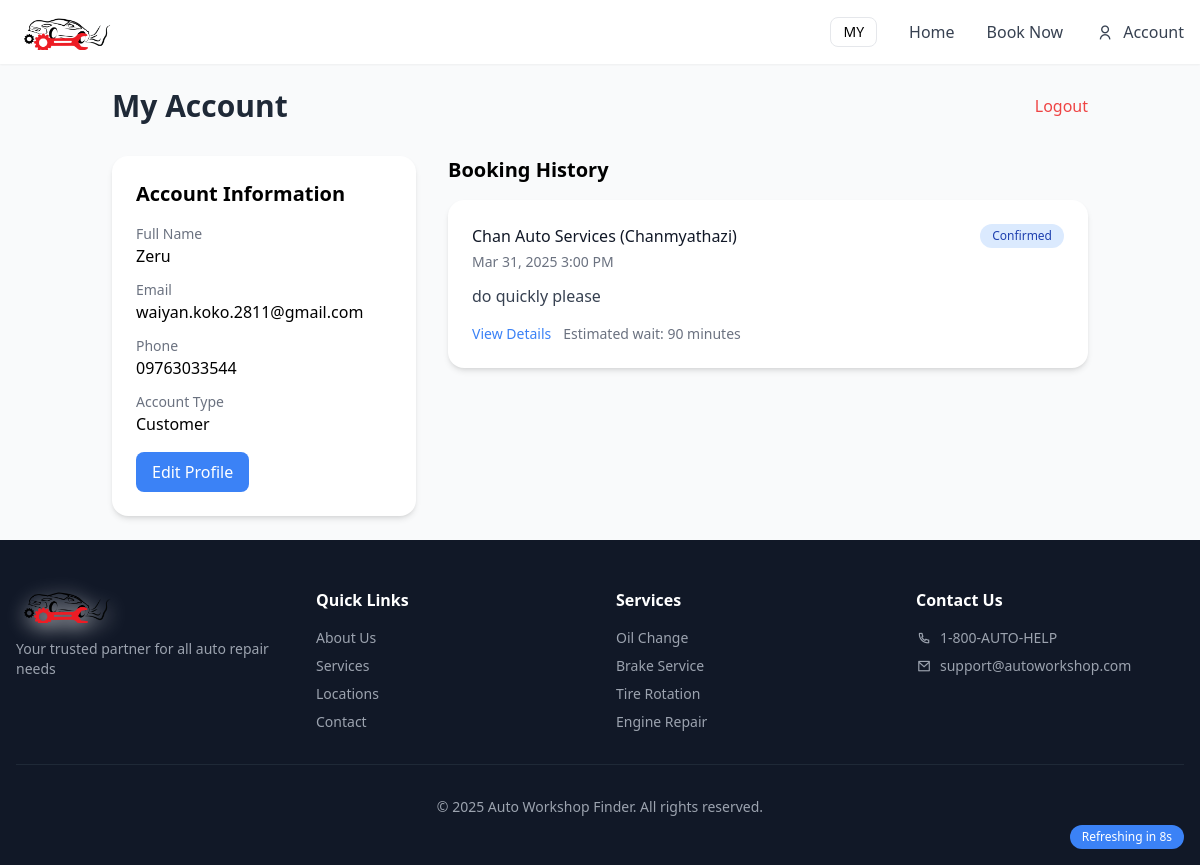
Before: /public/account.php (signed in) with the older database file.
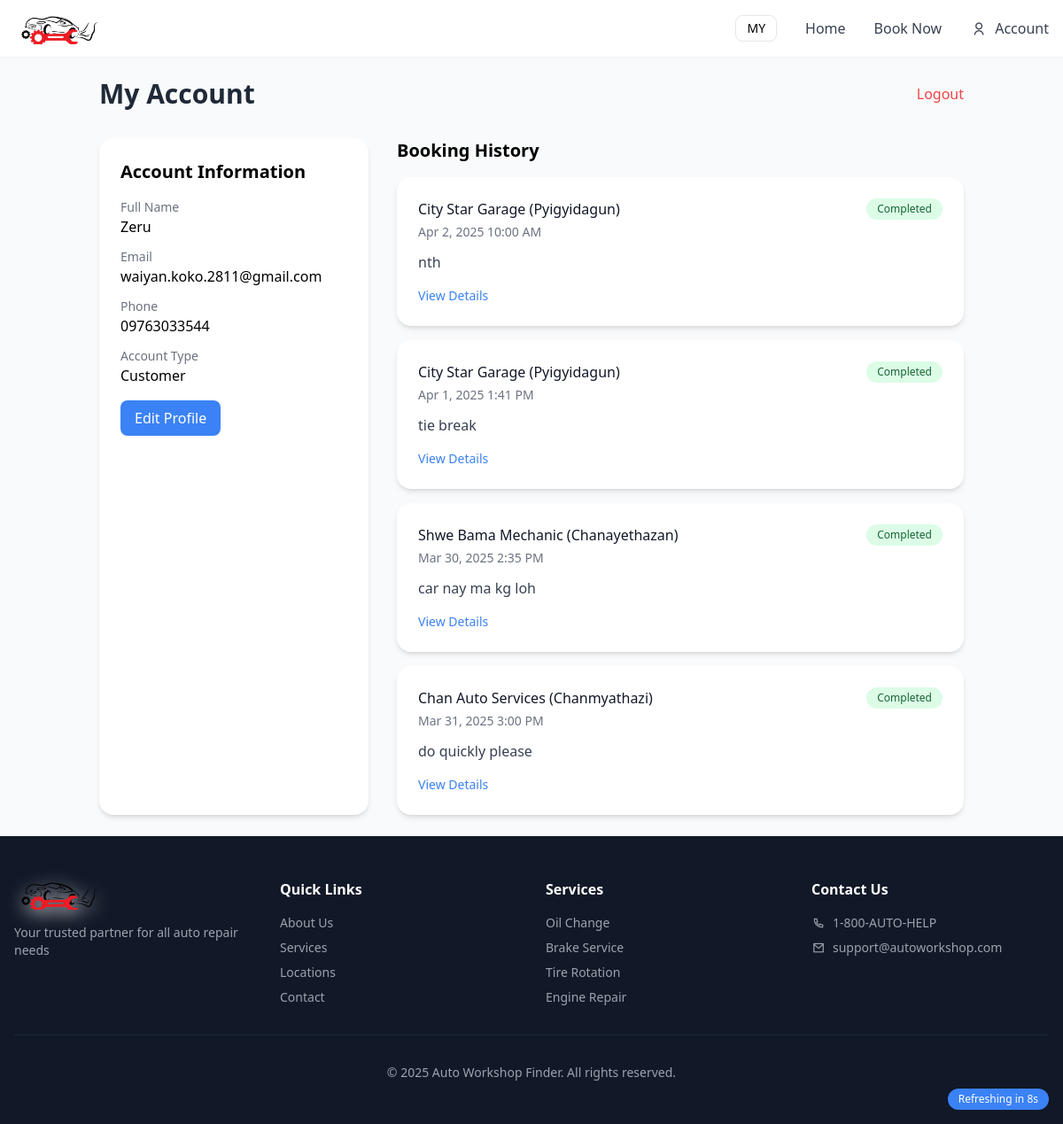
After: the same page with the newer database file.
### tables this page shows
CREATE TABLE `Users` (
  `UserID` int(11) NOT NULL,
  `FullName` varchar(100) NOT NULL,
  `Email` varchar(100) NOT NULL,
  `Password` varchar(255) NOT NULL,
  `PhoneNumber` varchar(20) DEFAULT NULL,
  `UserType` enum('customer','workshop','admin') NOT NULL,
  `CreatedAt` datetime DEFAULT current_timestamp()
);

CREATE TABLE `Booking` (
  `BookingID` int(11) NOT NULL,
  `CustomerID` int(11) DEFAULT NULL,
  `WorkshopID` int(11) DEFAULT NULL,
  `Description` text DEFAULT NULL,
  `BookingDateTime` datetime DEFAULT current_timestamp(),
  `Status` enum('Pending','Confirmed','Completed') NOT NULL DEFAULT 'Pending',
  `EstimatedWaitTime` int(11) DEFAULT NULL,
  `ConfirmationDateTime` datetime DEFAULT NULL,
  `CompletionDateTime` datetime DEFAULT NULL,
  `EstimatedPrice` decimal(10,2) DEFAULT NULL,
  `FinalPrice` decimal(10,2) DEFAULT NULL,
  `source` varchar(10) DEFAULT 'index'
);

CREATE TABLE `Workshop` (
  `WorkshopID` int(11) NOT NULL,
  `WorkshopName` varchar(100) NOT NULL,
  `Address` varchar(255) DEFAULT NULL,
  `TownshipID` int(11) DEFAULT NULL,
  `CreatedAt` datetime DEFAULT current_timestamp(),
  `UserID` int(11) NOT NULL
);

CREATE TABLE `Township` (
  `TownshipID` int(11) NOT NULL,
  `TownshipName` varchar(50) NOT NULL,
  `CreatedAt` datetime DEFAULT current_timestamp(),
  `RegionID` int(11) DEFAULT NULL
);

### public/account.php (the view, shortened to what this page needs)
<?php
include '../config/db.php';
$userId = $_SESSION['user_id'];
$userType = $_SESSION['user_type'];
$stmt = $pdo->prepare("SELECT * FROM Users WHERE UserID = ?");
$stmt->execute([$userId]);
$user = $stmt->fetch();
if ($userType === 'customer') {
    $bookingQuery = "SELECT b.*, w.WorkshopName, t.TownshipName
                   FROM Booking b
                   JOIN Workshop w ON b.WorkshopID = w.WorkshopID
                   JOIN Township t ON w.TownshipID = t.TownshipID
                   WHERE b.CustomerID = ?
                   ORDER BY b.BookingID DESC";
} else {
    $bookingQuery = "SELECT b.*, u.FullName, u.PhoneNumber
                   FROM Booking b
                   JOIN Users u ON b.CustomerID = u.UserID
                   WHERE b.WorkshopID = (SELECT WorkshopID FROM Workshop WHERE UserID = ?)
                   ORDER BY b.BookingID DESC";
}
$stmt = $pdo->prepare($bookingQuery);
$stmt->execute([$userId]);
$bookings = $stmt->fetchAll();
?>
<?php include '../includes/header.php'; ?>
<div class="container mx-auto p-6">
    <div class="flex justify-between items-center mb-8">
        <h1 class="text-3xl font-bold text-gray-800">My Account</h1>
        <a href="../auth/logout.php" class="text-red-500 hover:text-red-700">Logout</a>
    </div>
    <div class="grid grid-cols-1 md:grid-cols-3 gap-8">
        <div class="bg-white p-6 rounded-lg shadow-md">
            <h2 class="text-xl font-semibold mb-4">Account Information</h2>
            <div class="space-y-3">
                <div>
                    <p class="text-sm text-gray-500">Full Name</p>
                    <p class="font-medium"><?= htmlspecialchars($user['FullName']) ?></p>
                </div>
                <div>
                    <p class="text-sm text-gray-500">Email</p>
                    <p class="font-medium"><?= htmlspecialchars($user['Email']) ?></p>
                </div>
                <div>
                    <p class="text-sm text-gray-500">Phone</p>
                    <p class="font-medium"><?= htmlspecialchars($user['PhoneNumber']) ?></p>
                </div>
                <div>
                    <p class="text-sm text-gray-500">Account Type</p>
                    <p class="font-medium capitalize"><?= htmlspecialchars($user['UserType']) ?></p>
                </div>
            </div>
            <a href="edit_profile.php" class="mt-4 inline-block bg-blue-500 text-white px-4 py-2 rounded hover:bg-blue-600">Edit Profile</a>
        </div>
        <div class="md:col-span-2">
            <h2 class="text-xl font-semibold mb-4">Booking History</h2>
            <?php if (empty($bookings)): ?>
                <div class="bg-white p-6 rounded-lg shadow-md text-center">
                    <p class="text-gray-500">No bookings found</p>
                </div>
            <?php else: ?>
                <div class="space-y-4">
                    <?php foreach ($bookings as $booking): ?>
                    <div class="bg-white p-6 rounded-lg shadow-md">
                        <div class="flex justify-between items-start">
                            <div>
                                <h3 class="font-medium text-gray-900">
                                    <?php if ($userType === 'customer'): ?>
                                        <?= htmlspecialchars($booking['WorkshopName']) ?> (<?= htmlspecialchars($booking['TownshipName']) ?>)
                                    <?php else: ?>
                                        <?= htmlspecialchars($booking['FullName']) ?> (<?= htmlspecialchars($booking['PhoneNumber']) ?>)
                                    <?php endif; ?>
                                </h3>
                                <p class="text-sm text-gray-500 mt-1">
                                    <?= date('M j, Y g:i A', strtotime($booking['BookingDateTime'])) ?>
                                </p>
                            </div>
                            <span class="px-3 py-1 rounded-full text-xs font-medium
                                <?= $booking['Status'] === 'Pending' ? 'bg-yellow-100 text-yellow-800' :
                                   ($booking['Status'] === 'Confirmed' ? 'bg-blue-100 text-blue-800' : 'bg-green-100 text-green-800') ?>">
                                <?= htmlspecialchars($booking['Status']) ?>
                            </span>
                        </div>
                        <p class="mt-3 text-gray-700"><?= htmlspecialchars($booking['Description']) ?></p>
                        <div class="mt-4 flex items-center space-x-3">
                        <?php if ($userType === 'customer'): ?>
                                <?php
                                $statusPage = ($booking['source'] ?? 'index') === 'book'
                                    ? 'booking_status_book.php'
                                    : 'booking_status.php';
                                ?>
                                <a href="<?= $statusPage ?>?booking_id=<?= $booking['BookingID'] ?>"
                                   class="text-blue-500 hover:text-blue-700 text-sm">
                                    View Details
                                </a>
                            <?php endif; ?>
                            <?php if ($booking['Status'] === 'Confirmed' && $userType === 'customer' && $booking['EstimatedWaitTime']): ?>
                                <span class="text-sm text-gray-500">Estimated wait: <?= $booking['EstimatedWaitTime'] ?> minutes</span>
                            <?php endif; ?>
                        </div>
                    </div>
                    <?php endforeach; ?>
                </div>
            <?php endif; ?>
        </div>
    </div>
</div>
<div class="fixed bottom-4 right-4 bg-blue-500 text-white px-3 py-1 rounded-full text-xs">
        Refreshing in <span id="countdown">10</span>s
    </div>
<?php include '../includes/footer.php'; ?>

### includes/header.php (shortened to what this page needs)
<!DOCTYPE html>
<html lang="en">
<head>
    <script src="https://cdn.tailwindcss.com"></script>
    <link href="https://cdnjs.cloudflare.com/ajax/libs/remixicon/4.6.0/remixicon.min.css" rel="stylesheet" />
</head>
<body class="bg-gray-50 min-h-screen">
    <nav class="desktop-nav bg-white shadow-sm">
        <div class="max-w-7xl mx-auto px-4">
            <div class="flex justify-between h-16">
                <a href="index.php" class="flex items-center">
                    <img src="../logo.png" alt="logo" style="width:100px;height:35px;object-fit:cover;">
                </a>
                <div class="flex items-center space-x-8">
                    <button id="translateBtn" class="px-3 py-1 border rounded-button text-sm hover:bg-gray-100"
                        onclick="toggleLanguage()">
                    </button>
                    <a href="<?= ($_SESSION['user_type'] ?? '') === 'workshop' ? 'dashboard.php' : '../public/index.php' ?>"
                       class="block text-gray-700 hover:text-primary"
                       data-translate="home">
                    </a>
                    <?php if (($_SESSION['user_type'] ?? '') === 'customer'): ?>
                        <a href="book.php" class="text-gray-700 hover:text-primary" data-translate="book">Book Now</a>
                    <?php endif; ?>
                    <a href="../public/account.php" class="flex items-center space-x-2 text-gray-700 hover:text-primary">
                        <i class="ri-user-line w-5 h-5 flex items-center justify-center"></i>
                        <span data-translate="account">Account</span>
                    </a>
                </div>
            </div>
        </div>
    </nav>

### includes/footer.php (shortened to what this page needs)
<footer class="bg-gray-900 text-white py-8 md:py-12">
  <div class="max-w-7xl mx-auto px-4">
    <div class="grid grid-cols-1 md:grid-cols-4 gap-6 md:gap-8">
      <div>
        <a href="index.php" style="filter: drop-shadow(1px 4px 10px #fff);" class="flex items-center mb-4 ">
          <img src="../logo.png" alt="logo" style="width:100px;height:35px;object-fit:cover;">
        </a>
        <p class="text-xs md:text-sm text-gray-400" data-translate="footerTagline">
        </p>
      </div>
      <div>
        <h4 class="font-semibold mb-2 md:mb-4 text-sm md:text-base" data-translate="quickLinks">Quick Links</h4>
        <ul class="space-y-1 md:space-y-2 text-xs md:text-sm text-gray-400">
          <li><a href="../public/about.php" class="hover:text-white" data-translate="aboutUs">About Us</a></li>
          <li><a href="../public/services.php" class="hover:text-white" data-translate="services">Services</a></li>
          <li><a href="../public/locations.php" class="hover:text-white" data-translate="locations">Locations</a></li>
          <li><a href="../public/contact.php" class="hover:text-white" data-translate="contact">Contact</a></li>
        </ul>
      </div>
      <div>
        <h4 class="font-semibold mb-2 md:mb-4 text-sm md:text-base" data-translate="services">Services</h4>
        <ul class="space-y-1 md:space-y-2 text-xs md:text-sm text-gray-400">
          <li><a href="#" class="hover:text-white" data-translate="oilChange">Oil Change</a></li>
          <li><a href="#" class="hover:text-white" data-translate="brakeService">Brake Service</a></li>
          <li><a href="#" class="hover:text-white" data-translate="tireRotation">Tire Rotation</a></li>
          <li><a href="#" class="hover:text-white" data-translate="engineRepair">Engine Repair</a></li>
        </ul>
      </div>
      <div>
        <h4 class="font-semibold mb-2 md:mb-4 text-sm md:text-base" data-translate="contactUs">Contact Us</h4>
        <ul class="space-y-1 md:space-y-2 text-xs md:text-sm text-gray-400">
          <li class="flex items-center">
            <i class="ri-phone-line w-4 h-4 flex items-center justify-center mr-2"></i>
            1-800-AUTO-HELP
          </li>
          <li class="flex items-center">
            <i class="ri-mail-line w-4 h-4 flex items-center justify-center mr-2"></i>
            support@autoworkshop.com
          </li>
        </ul>
      </div>
    </div>
    <div class="border-t border-gray-800 mt-6 md:mt-8 pt-6 md:pt-8 text-center text-xs md:text-sm text-gray-400">
      <p data-translate="copyright">&copy; 2025 Auto Workshop Finder. All rights reserved.</p>
    </div>
  </div>
</footer>
</body>
</html>

### includes/header.php (style rules this page uses)
:where([class^="ri-"])::before { content: "\f3c2"; }

Changed rows visible on the page:
added booking: WorkshopID.WorkshopName "City Star Garage", township.TownshipName "Pyigyidagun", BookingDateTime "Apr 2, 2025 10:00 AM", Status "Completed", Description "nth"
added booking: WorkshopID.WorkshopName "City Star Garage", township.TownshipName "Pyigyidagun", BookingDateTime "Apr 1, 2025 1:41 PM", Status "Completed", Description "tie break"
added booking: WorkshopID.WorkshopName "Shwe Bama Mechanic", township.TownshipName "Chanayethazan", BookingDateTime "Mar 30, 2025 2:35 PM", Status "Completed", Description "car nay ma kg loh"
changed booking "do quickly please": Status "Confirmed" → "Completed"; EstimatedWaitTime "90" → (not shown)
